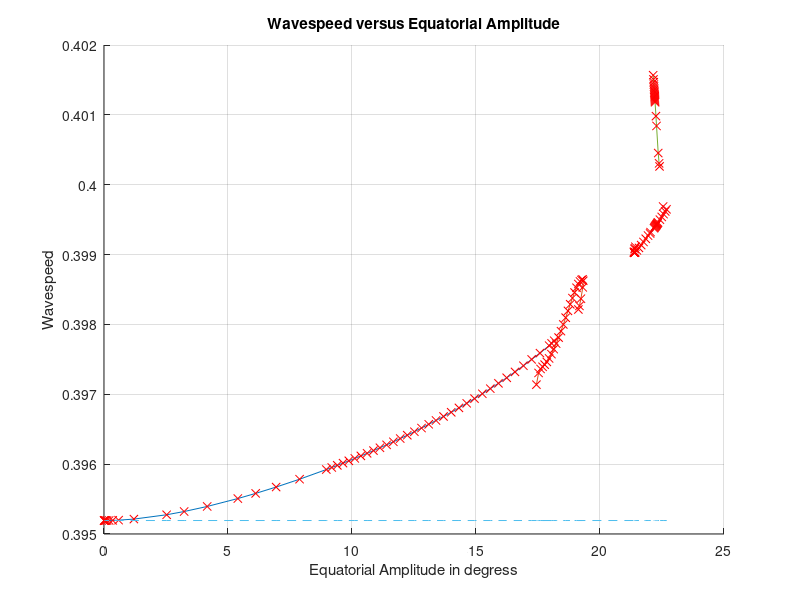
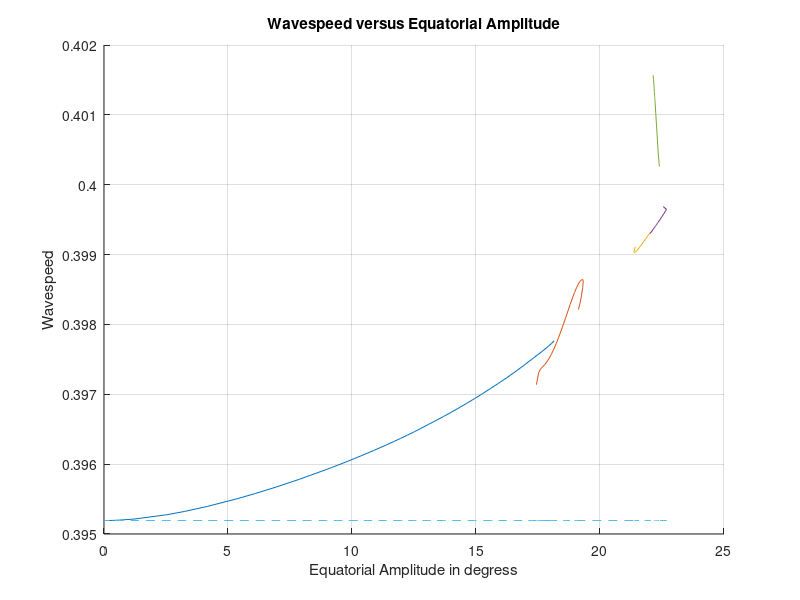
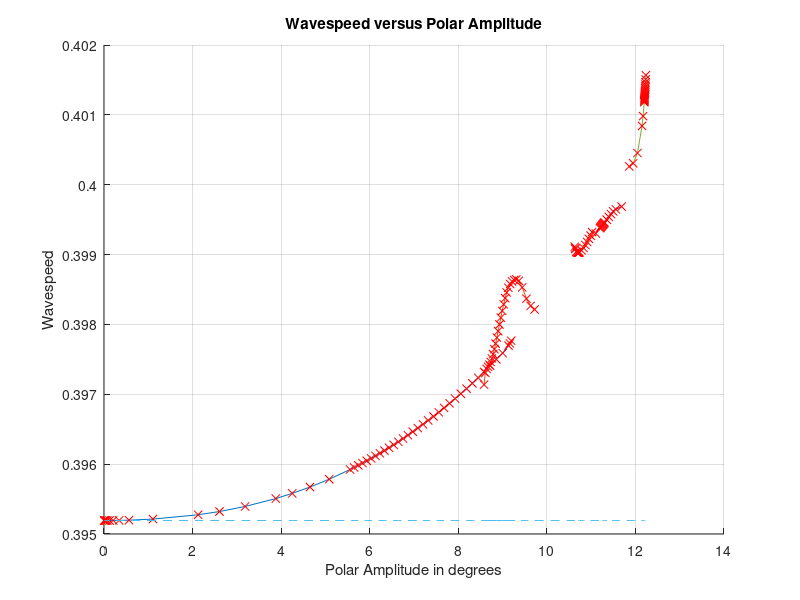
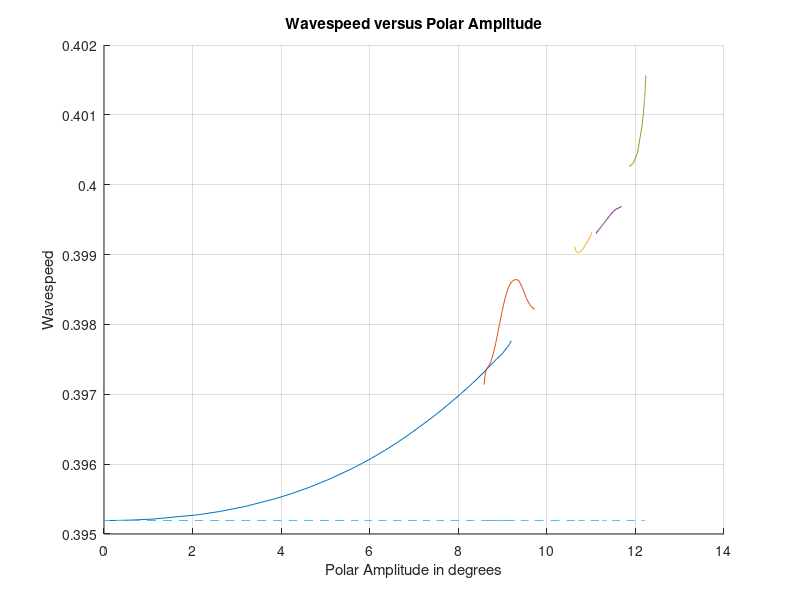

Reproduce these figures in MATLAB, in order.
% Script to plot up the wavespeed v's amplitude
% relationships found from the nonlinear code

% This script uses a previous value of AmpsandC to plot so no real calculation here...

% Clear all constants from memory
clear all

% Declare and initialise all constants
g=9.80616; % Gravitational acceleration
Omega=2*pi/(24*60*60); % Earth's angular velocity
aref=6.37122*10^6; % Radius of the Earth

% Declare characteristic scales
href=8*10^3; % Characteristic length scale (m)
cref=Omega/30; % Characteristic angular velocity scale of the Rossby wave (s^-1)
vref=40; % Characteristic velocity scale(m*s^-1)
wref=7.848*10^(-6); %Characteristic angular velocity scale of the zonal flow (s^-1)

% Define the nondimensional numbers
Sr=aref*cref/vref; % Strouhal number
Fr=vref/sqrt(g*href); % Froude number
Ro=vref/(2*Omega*aref); % Rossby number

% Dimensionless zonal flow parameters
wbase=wref*aref/vref; % Dimensionless base zonal flow angular velocity
h0=1; % Dimensionless polar free suface height (h/href=1 is assumed at the poles)
a=aref/href; % Dimensionless value of the Earth's radius...relative to href...

% Here we declare the number of Directories that we want to
% load data from.
StartDirect=1;
NumDirects=143;
% The number of gaps in the data set
numgaps=4;
% The current gap number that we are up to
currentgap=0;

% Load AmpsandC
load AmpsandC

% Create vectors to plot the linearized solution with
% For kappa=4
lincval=(3.9519291252918765e-001)*ones(1,NumDirects-StartDirect+1-numgaps);

% Now that we have all the data we do some plots

%%%%%%%%%%%%%%%%%%%%%%%%%%%%%%
%%%% Equatorial amplitude plot
%%%%%%%%%%%%%%%%%%%%%%%%%%%%%%
% Do plot with both line and 'X's at plot points
% Create a new held figure with grid
figure
hold on
grid on
% Plot each solution segment
plot(AmpsandC(2,1:52),AmpsandC(1,1:52),AmpsandC(2,1:52),AmpsandC(1,1:52),'rx');
plot(AmpsandC(2,53:80),AmpsandC(1,53:80),AmpsandC(2,53:80),AmpsandC(1,53:80),'rx');
plot(AmpsandC(2,81:97),AmpsandC(1,81:97),AmpsandC(2,81:97),AmpsandC(1,81:97),'rx');
plot(AmpsandC(2,98:116),AmpsandC(1,98:116),AmpsandC(2,98:116),AmpsandC(1,98:116),'rx');
plot(AmpsandC(2,117:end),AmpsandC(1,117:end),AmpsandC(2,117:end),AmpsandC(1,117:end),'rx');
% Put in linearised solution
plot(AmpsandC(2,:),lincval,'--');
% Label the figure
title('Wavespeed versus Equatorial Amplitude');
xlabel('Equatorial Amplitude in degress');
ylabel('Wavespeed');

% Now do plot with line only.
% Create a new held figure with grid
figure
hold on
grid on
% Plot each solution segment
plot(AmpsandC(2,1:52),AmpsandC(1,1:52));
plot(AmpsandC(2,53:80),AmpsandC(1,53:80));
plot(AmpsandC(2,81:97),AmpsandC(1,81:97));
plot(AmpsandC(2,98:116),AmpsandC(1,98:116));
plot(AmpsandC(2,117:end),AmpsandC(1,117:end));
% Put in linearised solution
plot(AmpsandC(2,:),lincval,'--');
% Label the figure
title('Wavespeed versus Equatorial Amplitude');
xlabel('Equatorial Amplitude in degress');
ylabel('Wavespeed');


%%%%%%%%%%%%%%%%%%%%%%%%%%%%%%
%%%% Polar amplitude plot
%%%%%%%%%%%%%%%%%%%%%%%%%%%%%%
% Do plot with both line and 'X's at plot points
% Create a new held figure with grid
figure
hold on
grid on
% Plot each solution segment
plot(AmpsandC(3,1:52),AmpsandC(1,1:52),AmpsandC(3,1:52),AmpsandC(1,1:52),'rx');
plot(AmpsandC(3,53:80),AmpsandC(1,53:80),AmpsandC(3,53:80),AmpsandC(1,53:80),'rx');
plot(AmpsandC(3,81:97),AmpsandC(1,81:97),AmpsandC(3,81:97),AmpsandC(1,81:97),'rx');
plot(AmpsandC(3,98:116),AmpsandC(1,98:116),AmpsandC(3,98:116),AmpsandC(1,98:116),'rx');
plot(AmpsandC(3,117:end),AmpsandC(1,117:end),AmpsandC(3,117:end),AmpsandC(1,117:end),'rx');
% Put in linearised solution
plot(AmpsandC(3,:),lincval,'--');
% Label the figure
title('Wavespeed versus Polar Amplitude');
xlabel('Polar Amplitude in degrees');
ylabel('Wavespeed');

% Now do plot with line only.
% Create a new held figure with grid
figure
hold on
grid on
% Plot each solution segment
plot(AmpsandC(3,1:52),AmpsandC(1,1:52));
plot(AmpsandC(3,53:80),AmpsandC(1,53:80));
plot(AmpsandC(3,81:97),AmpsandC(1,81:97));
plot(AmpsandC(3,98:116),AmpsandC(1,98:116));
plot(AmpsandC(3,117:end),AmpsandC(1,117:end));
% Put in linearised solution
plot(AmpsandC(3,:),lincval,'--');
% Label the figure
title('Wavespeed versus Polar Amplitude');
xlabel('Polar Amplitude in degrees');
ylabel('Wavespeed');

%%%%%%%%%%%%%%%%%%%%%%%%%%%%%%
%%%% Averaged amplitude plot
%%%%%%%%%%%%%%%%%%%%%%%%%%%%%%
% Do plot with both line and 'X's at plot points
% Create a new held figure with grid
figure
hold on
grid on
% Plot each solution segment
plot(AmpsandC(4,1:52),AmpsandC(1,1:52),AmpsandC(4,1:52),AmpsandC(1,1:52),'rx');
plot(AmpsandC(4,53:80),AmpsandC(1,53:80),AmpsandC(4,53:80),AmpsandC(1,53:80),'rx');
plot(AmpsandC(4,81:97),AmpsandC(1,81:97),AmpsandC(4,81:97),AmpsandC(1,81:97),'rx');
plot(AmpsandC(4,98:116),AmpsandC(1,98:116),AmpsandC(4,98:116),AmpsandC(1,98:116),'rx');
plot(AmpsandC(4,117:end),AmpsandC(1,117:end),AmpsandC(4,117:end),AmpsandC(1,117:end),'rx');
% Put in linearised solution
plot(AmpsandC(4,:),lincval,'--');
% Label the figure
title('Wavespeed versus Combined Amplitude');
xlabel('Averaged Amplitude in degrees');
ylabel('Wavespeed');

% Now do plot with line only.
% Create a new held figure with grid
figure
hold on
grid on
% Plot each solution segment
plot(AmpsandC(4,1:52),AmpsandC(1,1:52));
plot(AmpsandC(4,53:80),AmpsandC(1,53:80));
plot(AmpsandC(4,81:97),AmpsandC(1,81:97));
plot(AmpsandC(4,98:116),AmpsandC(1,98:116));
plot(AmpsandC(4,117:end),AmpsandC(1,117:end));
% Put in linearised solution
plot(AmpsandC(4,:),lincval,'--');
% Label the figure
title('Wavespeed versus Combined Amplitude');
xlabel('Averaged Amplitude in degrees');
ylabel('Wavespeed');


%%%%%%%%%%%%%%%%%%%%%%%%%%%%%%
%%%% Plot them all together
%%%%%%%%%%%%%%%%%%%%%%%%%%%%%%
% Do plot with both line and 'X's at plot points
% Create a new held figure with grid
figure
hold on
grid on
% Plot each solution segment
plot(AmpsandC(2,1:52),AmpsandC(1,1:52),AmpsandC(2,1:52),AmpsandC(1,1:52),'rx');
plot(AmpsandC(2,53:80),AmpsandC(1,53:80),AmpsandC(2,53:80),AmpsandC(1,53:80),'rx');
plot(AmpsandC(2,81:97),AmpsandC(1,81:97),AmpsandC(2,81:97),AmpsandC(1,81:97),'rx');
plot(AmpsandC(2,98:116),AmpsandC(1,98:116),AmpsandC(2,98:116),AmpsandC(1,98:116),'rx');
plot(AmpsandC(2,117:end),AmpsandC(1,117:end),AmpsandC(2,117:end),AmpsandC(1,117:end),'rx');

plot(AmpsandC(3,1:52),AmpsandC(1,1:52),AmpsandC(3,1:52),AmpsandC(1,1:52),'rx');
plot(AmpsandC(3,53:80),AmpsandC(1,53:80),AmpsandC(3,53:80),AmpsandC(1,53:80),'rx');
plot(AmpsandC(3,81:97),AmpsandC(1,81:97),AmpsandC(3,81:97),AmpsandC(1,81:97),'rx');
plot(AmpsandC(3,98:116),AmpsandC(1,98:116),AmpsandC(3,98:116),AmpsandC(1,98:116),'rx');
plot(AmpsandC(3,117:end),AmpsandC(1,117:end),AmpsandC(3,117:end),AmpsandC(1,117:end),'rx');

plot(AmpsandC(4,1:52),AmpsandC(1,1:52),AmpsandC(4,1:52),AmpsandC(1,1:52),'rx');
plot(AmpsandC(4,53:80),AmpsandC(1,53:80),AmpsandC(4,53:80),AmpsandC(1,53:80),'rx');
plot(AmpsandC(4,81:97),AmpsandC(1,81:97),AmpsandC(4,81:97),AmpsandC(1,81:97),'rx');
plot(AmpsandC(4,98:116),AmpsandC(1,98:116),AmpsandC(4,98:116),AmpsandC(1,98:116),'rx');
plot(AmpsandC(4,117:end),AmpsandC(1,117:end),AmpsandC(4,117:end),AmpsandC(1,117:end),'rx');
% Put in linearised solution
plot(AmpsandC(2,:),lincval,'--');
% Label the figure
title('Wavespeed versus Amplitudes');
xlabel('Amplitude in degrees');
ylabel('Wavespeed');

% Now do plot with line only.
% Create a new held figure with grid
figure
hold on
grid on
% Plot each solution segment
plot(AmpsandC(2,1:52),AmpsandC(1,1:52));
plot(AmpsandC(2,53:80),AmpsandC(1,53:80));
plot(AmpsandC(2,81:97),AmpsandC(1,81:97));
plot(AmpsandC(2,98:116),AmpsandC(1,98:116));
plot(AmpsandC(2,117:end),AmpsandC(1,117:end));

plot(AmpsandC(3,1:52),AmpsandC(1,1:52));
plot(AmpsandC(3,53:80),AmpsandC(1,53:80));
plot(AmpsandC(3,81:97),AmpsandC(1,81:97));
plot(AmpsandC(3,98:116),AmpsandC(1,98:116));
plot(AmpsandC(3,117:end),AmpsandC(1,117:end));

plot(AmpsandC(4,1:52),AmpsandC(1,1:52));
plot(AmpsandC(4,53:80),AmpsandC(1,53:80));
plot(AmpsandC(4,81:97),AmpsandC(1,81:97));
plot(AmpsandC(4,98:116),AmpsandC(1,98:116));
plot(AmpsandC(4,117:end),AmpsandC(1,117:end));
% Put in linearised solution
plot(AmpsandC(2,:),lincval,'--');
% Label the figure
title('Wavespeed versus Amplitudes');
xlabel('Amplitude in degrees');
ylabel('Wavespeed');

